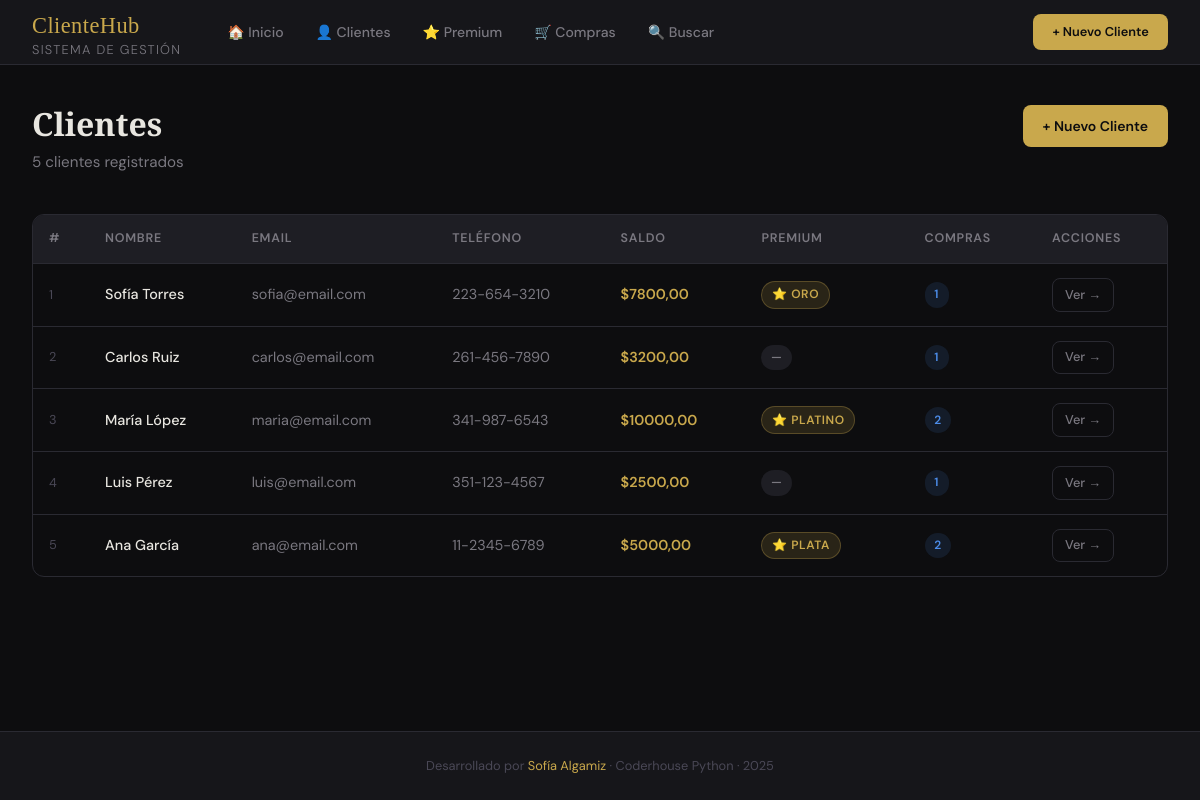
/clientes/, run on the app's committed database.
### tienda/models.py (models this page shows, shortened)
class Cliente(models.Model):
    nombre = models.CharField(max_length=100)
    email = models.EmailField(unique=True)
    direccion = models.CharField(max_length=200)
    telefono = models.CharField(max_length=20)
    saldo = models.DecimalField(max_digits=10, decimal_places=2, default=0.00)
    fecha_registro = models.DateTimeField(default=timezone.now)
    class Meta:
        ordering = ['-fecha_registro']
        verbose_name = "Cliente"
        verbose_name_plural = "Clientes"
    def total_compras(self):
        return self.compra_set.count()

class ClientePremium(models.Model):
    cliente = models.OneToOneField(Cliente, on_delete=models.CASCADE, related_name='premium')
    descuento = models.DecimalField(max_digits=4, decimal_places=2, default=0.10,
                                    help_text="Ej: 0.10 = 10% de descuento")
    puntos = models.PositiveIntegerField(default=0)
    nivel = models.CharField(max_length=20, choices=[
        ('plata', 'Plata'),
        ('oro', 'Oro'),
        ('platino', 'Platino'),
    ], default='plata')
    fecha_alta_premium = models.DateField(auto_now_add=True)
    class Meta:
        verbose_name = "Cliente Premium"
        verbose_name_plural = "Clientes Premium"

### tienda/views.py (the view)
# urls.py: path('clientes/', views.lista_clientes, name='lista_clientes'),
def lista_clientes(request):
    clientes = Cliente.objects.all()
    return render(request, 'tienda/lista_clientes.html', {'clientes': clientes})

### tienda/templates/tienda/lista_clientes.html (shortened to what this page needs)
{% extends 'tienda/base.html' %}
{% block content %}
<div class="page-header">
  <div>
    <h1>Clientes</h1>
    <p>{{ clientes|length }} cliente{{ clientes|length|pluralize }} registrado{{ clientes|length|pluralize }}</p>
  </div>
  <a href="{% url 'nuevo_cliente' %}" class="btn btn-primary">+ Nuevo Cliente</a>
</div>
{% if clientes %}
<div class="table-wrap">
  <table>
    <thead>
      <tr>
        <th>#</th>
        <th>Nombre</th>
        <th>Email</th>
        <th>Teléfono</th>
        <th>Saldo</th>
        <th>Premium</th>
        <th>Compras</th>
        <th>Acciones</th>
      </tr>
    </thead>
    <tbody>
      {% for cliente in clientes %}
      <tr>
        <td style="color:var(--text-dim); font-size:0.8rem;">{{ forloop.counter }}</td>
        <td>
          <a href="{% url 'detalle_cliente' cliente.pk %}" style="color:var(--text); text-decoration:none; font-weight:500;">
            {{ cliente.nombre }}
          </a>
        </td>
        <td style="color:var(--text-muted);">{{ cliente.email }}</td>
        <td style="color:var(--text-muted);">{{ cliente.telefono }}</td>
        <td style="color:var(--gold); font-weight:600;">${{ cliente.saldo }}</td>
        <td>
          {% if cliente.premium %}
            <span class="badge badge-gold">⭐ {{ cliente.premium.get_nivel_display }}</span>
          {% else %}
            <span class="badge badge-gray">—</span>
          {% endif %}
        </td>
        <td>
          <span class="badge badge-blue">{{ cliente.total_compras }}</span>
        </td>
        <td>
          <a href="{% url 'detalle_cliente' cliente.pk %}" class="btn btn-ghost btn-sm">Ver →</a>
        </td>
      </tr>
      {% endfor %}
    </tbody>
  </table>
</div>
{% endif %}
{% endblock %}

### tienda/templates/tienda/base.html (style rules this page uses)
:root { --bg: #0d0d0f; --surface: #16161a; --surface2: #1e1e24; --border: #2a2a32; --gold: #c9a84c; --gold-light: #e8c97a; --gold-dim: rgba(201,168,76,0.15); --text: #e8e6e0; --text-muted: #7a7880; --text-dim: #4a4856; --success: #4caf82; --warning: #e8a94c; --danger: #e85c4c; --info: #4c8ce8; --radius: 12px; --radius-sm: 8px; }
*, *::before, *::after { box-sizing: border-box; margin: 0; padding: 0; }
html { scroll-behavior: smooth; }
body { font-family: 'DM Sans', sans-serif; background: var(--bg); color: var(--text); min-height: 100vh; display: flex; flex-direction: column; line-height: 1.6; }
.page-header { margin-bottom: 2.5rem; display: flex; align-items: flex-start; justify-content: space-between; gap: 1rem; }
.page-header h1 { font-family: 'Playfair Display', serif; font-size: 2rem; font-weight: 700; color: var(--text); line-height: 1.2; }
.page-header p { color: var(--text-muted); margin-top: 0.4rem; font-size: 0.95rem; }
.table-wrap { overflow-x: auto; border-radius: var(--radius); border: 1px solid var(--border); }
table { width: 100%; border-collapse: collapse; font-size: 0.9rem; }
thead th { background: var(--surface2); padding: 0.875rem 1rem; text-align: left; font-weight: 600; font-size: 0.78rem; text-transform: uppercase; letter-spacing: 0.06em; color: var(--text-muted); border-bottom: 1px solid var(--border); white-space: nowrap; }
tbody tr { border-bottom: 1px solid var(--border); transition: background 0.15s; }
tbody tr:last-child { border-bottom: none; }
tbody td { padding: 0.875rem 1rem; color: var(--text); vertical-align: middle; }
.badge { display: inline-flex; align-items: center; gap: 0.3rem; padding: 0.2rem 0.6rem; border-radius: 20px; font-size: 0.75rem; font-weight: 600; text-transform: uppercase; letter-spacing: 0.05em; }
.badge-gold { background: var(--gold-dim); color: var(--gold); border: 1px solid rgba(201,168,76,0.3); }
.badge-blue { background: rgba(76,140,232,0.12); color: var(--info); }
.badge-gray { background: var(--surface2); color: var(--text-muted); }
.btn { display: inline-flex; align-items: center; gap: 0.4rem; padding: 0.6rem 1.25rem; border-radius: var(--radius-sm); font-family: 'DM Sans', sans-serif; font-size: 0.875rem; font-weight: 500; cursor: pointer; text-decoration: none; border: none; transition: all 0.2s; white-space: nowrap; }
.btn-primary { background: var(--gold); color: var(--bg); font-weight: 600; }
.btn-ghost { background: transparent; color: var(--text-muted); border: 1px solid var(--border); }
.btn-sm { padding: 0.35rem 0.75rem; font-size: 0.8rem; }

### data on the page
Cliente: nombre "Sofía Torres", email "sofia@email.com", telefono "223-654-3210", saldo "7800,00", premium.nivel "ORO", total_compras "1"
Cliente: nombre "Carlos Ruiz", email "carlos@email.com", telefono "261-456-7890", saldo "3200,00", total_compras "1"
Cliente: nombre "María López", email "maria@email.com", telefono "341-987-6543", saldo "10000,00", premium.nivel "PLATINO", total_compras "2"
Cliente: nombre "Luis Pérez", email "luis@email.com", telefono "351-123-4567", saldo "2500,00", total_compras "1"
Cliente: nombre "Ana García", email "ana@email.com", telefono "11-2345-6789", saldo "5000,00", premium.nivel "PLATA", total_compras "2"

### other printed values
{{ clientes|length }} "5"
